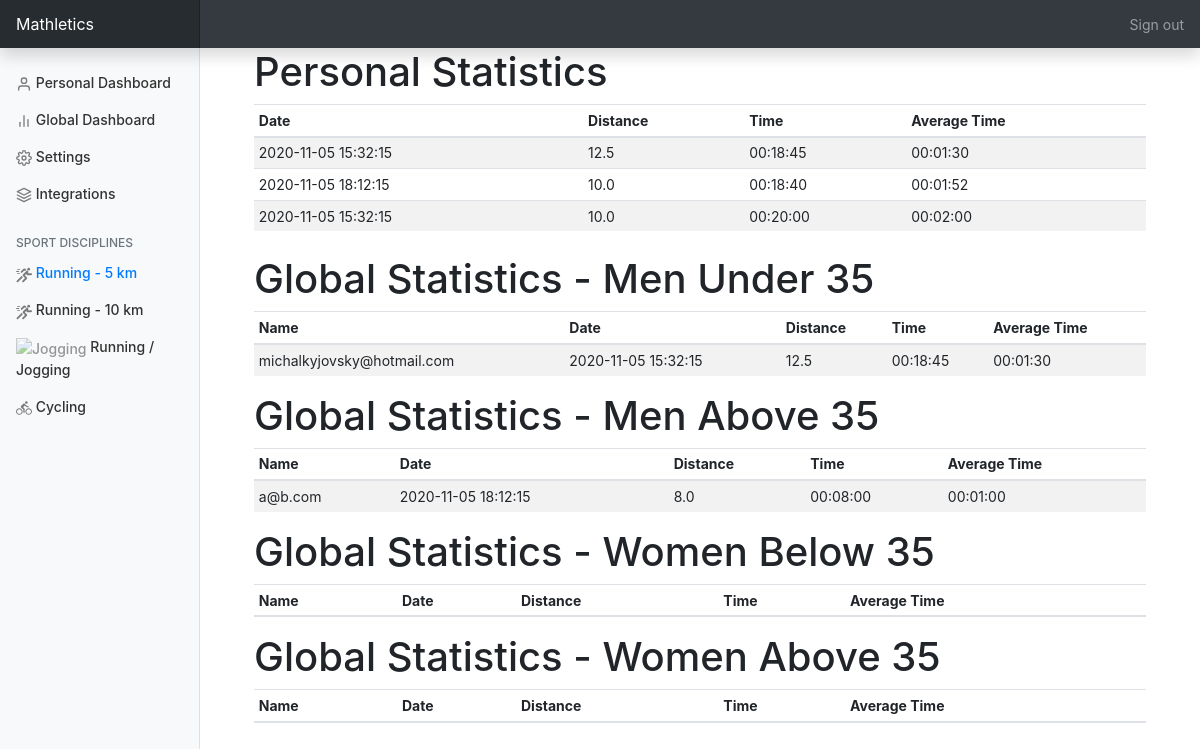
The app's page /running_5_km (signed in) with its own data.
### mast/models.py (models this page shows, shortened)
class Activity(db.Model):
    id = db.Column(db.Integer, primary_key=True, autoincrement=True)
    datetime = db.Column(db.DateTime, nullable=False)
    distance = db.Column(db.Float, nullable=False)
    duration = db.Column(db.Time, nullable=False)
    average_duration_per_km = db.Column(db.Time, nullable=False)
    type = db.Column(db.Enum(ActivityType), nullable=False)
    user_id = db.Column(db.Integer, db.ForeignKey('user.id'), nullable=False)

class User(db.Model, UserMixin):
    id = db.Column(db.Integer, primary_key=True, autoincrement=True)
    email = db.Column(db.String(120), unique=True, nullable=False)
    password = db.Column(db.String(60), nullable=False)
    first_name = db.Column(db.String(20), nullable=False, default='')
    last_name = db.Column(db.String(50), nullable=False, default='')
    display_name = db.Column(db.String(50))
    sex = db.Column(db.Enum(Sex))
    age = db.Column(db.Enum(Age))
    anonymous = db.Column(db.Boolean, nullable=False, default=False)
    type = db.Column(db.Enum(UserType))
    uk_id = db.Column(db.String(10))
    verified = db.Column(db.Boolean, nullable=False, default=False)
    shirt_size = db.Column(db.String(100))
    competing = db.Column(db.Boolean, nullable=False, default=True)
    activities = db.relationship('Activity', backref='user', lazy=True)

### mast/views.py (the view)
@app.route('/running_5_km')
@login_required
def running_5_km():
    session = mast.queries.Queries()
    user_five = session.get_best_run_activities_by_user(current_user.id, Competition.Run5km, 10)
    five_runner_men_under = session.get_top_users_best_run(Competition.Run5km, Sex.Male, Age.Under35, 10)
    five_runner_men_above = session.get_top_users_best_run(Competition.Run5km, Sex.Male, Age.Over35, 10)
    five_runner_women_under = session.get_top_users_best_run(Competition.Run5km, Sex.Female, Age.Under35, 10)
    five_runner_women_above = session.get_top_users_best_run(Competition.Run5km, Sex.Female, Age.Over35, 10)
    return render_template("running_5_km.html", title="Running-5", user_five=user_five,
                           five_runner_men_above=five_runner_men_above, five_runner_men_under=five_runner_men_under,
                           five_runner_women_above=five_runner_women_above,
                           five_runner_women_under=five_runner_women_under)

### mast/models.py (called while the page is built)
@login_manager.user_loader
def load_user(user_id):
    return db.session.query(User).get(user_id)

### mast/queries.py (called while the page is built)
    def get_best_run_activities_by_user(self, user_id: int, competition: Competition, number: int):
        return db.session.query(Activity).\
            filter(Activity.user_id == user_id,
                   func.date(Activity.datetime) >= self.SEASON.start_date,
                   func.date(Activity.datetime) <= self.SEASON.end_date,
                   Activity.type == ActivityType.Run,
                   Activity.distance >= competition.value).\
            order_by(Activity.average_duration_per_km.asc()).\
            limit(number).\
            all()

### mast/templates/running_5_km.html (shortened to what this page needs)
{% extends "main_layout_template.html" %}
{% block content_page %}
    <div class="container mb-4">
        <div class="row-fluid">
            <div class="col-sm mb-4">
                <h1>Personal Statistics</h1>
                <table id="personalStats" class="display table table-striped table-sm">
                    <thead>
                    <tr>
                        <th>Date</th>
                        <th>Distance</th>
                        <th>Time</th>
                        <th>Average Time</th>
                    </tr>
                    </thead>
                    <tbody>
                    {% for item in user_five %}
                        <tr>
                            <td>{{ item['datetime'] }}</td>
                            <td>{{ item['distance'] }}</td>
                            <td>{{ item['duration'] }}</td>
                            <td>{{ item['average_duration_per_km'] }}</td>
                        </tr>
                    {% endfor %}
                    </tbody>
                </table>
            </div>
            <div class="col-sm">
                <h1>Global Statistics - Men Under 35</h1>
                <table id="personalStats" class="display table table-striped table-sm">
                    <thead>
                    <tr>
                        <th>Name</th>
                        <th>Date</th>
                        <th>Distance</th>
                        <th>Time</th>
                        <th>Average Time</th>
                    </tr>
                    </thead>
                    <tbody>
                    {% for item in five_runner_men_under %}
                        <tr>
                            <td>{{ item[0]['email'] }}</td>
                            <td>{{ item[1]['datetime'] }}</td>
                            <td>{{ item[1]['distance'] }}</td>
                            <td>{{ item[1]['duration'] }}</td>
                            <td>{{ item[1]['average_duration_per_km'] }}</td>
                        </tr>
                    {% endfor %}
                    </tbody>
                </table>
            </div>
            <div class="col-sm">
                <h1>Global Statistics - Men Above 35</h1>
                <table id="personalStats" class="display table table-striped table-sm">
                    <thead>
                    <tr>
                        <th>Name</th>
                        <th>Date</th>
                        <th>Distance</th>
                        <th>Time</th>
                        <th>Average Time</th>
                    </tr>
                    </thead>
                    <tbody>
                    {% for item in five_runner_men_above %}
                        <tr>
                            <td>{{ item[0]['email'] }}</td>
                            <td>{{ item[1]['datetime'] }}</td>
                            <td>{{ item[1]['distance'] }}</td>
                            <td>{{ item[1]['duration'] }}</td>
                            <td>{{ item[1]['average_duration_per_km'] }}</td>
                        </tr>
                    {% endfor %}
                    </tbody>
                </table>
            </div>
            <div class="col-sm">
                <h1>Global Statistics - Women Below 35</h1>
                <table id="personalStats" class="display table table-striped table-sm">
                    <thead>
                    <tr>
                        <th>Name</th>
                        <th>Date</th>
                        <th>Distance</th>
                        <th>Time</th>
                        <th>Average Time</th>
                    </tr>
                    </thead>
                </table>
            </div>
            <div class="col-sm">
                <h1>Global Statistics - Women Above 35</h1>
                <table id="personalStats" class="display table table-striped table-sm">
                    <thead>
                    <tr>
                        <th>Name</th>
                        <th>Date</th>
                        <th>Distance</th>
                        <th>Time</th>
                        <th>Average Time</th>
                    </tr>
                    </thead>
                </table>
            </div>
        </div>
    </div>
{% endblock content_page %}

### mast/static/main_layout_template.css (style rules this page uses)
body { font-size: .875rem; }

### records on screen
Activity: datetime "2020-11-05 15:32:15", distance "12.5", duration "00:18:45", average_duration_per_km "00:01:30"
Activity: datetime "2020-11-05 18:12:15", distance "10.0", duration "00:18:40", average_duration_per_km "00:01:52"
Activity: datetime "2020-11-05 15:32:15", distance "10.0", duration "00:20:00", average_duration_per_km "00:02:00"
User: email "michalkyjovsky@hotmail.com", datetime "2020-11-05 15:32:15", distance "12.5", duration "00:18:45", average_duration_per_km "00:01:30"
User: email "a@b.com", datetime "2020-11-05 18:12:15", distance "8.0", duration "00:08:00", average_duration_per_km "00:01:00"
